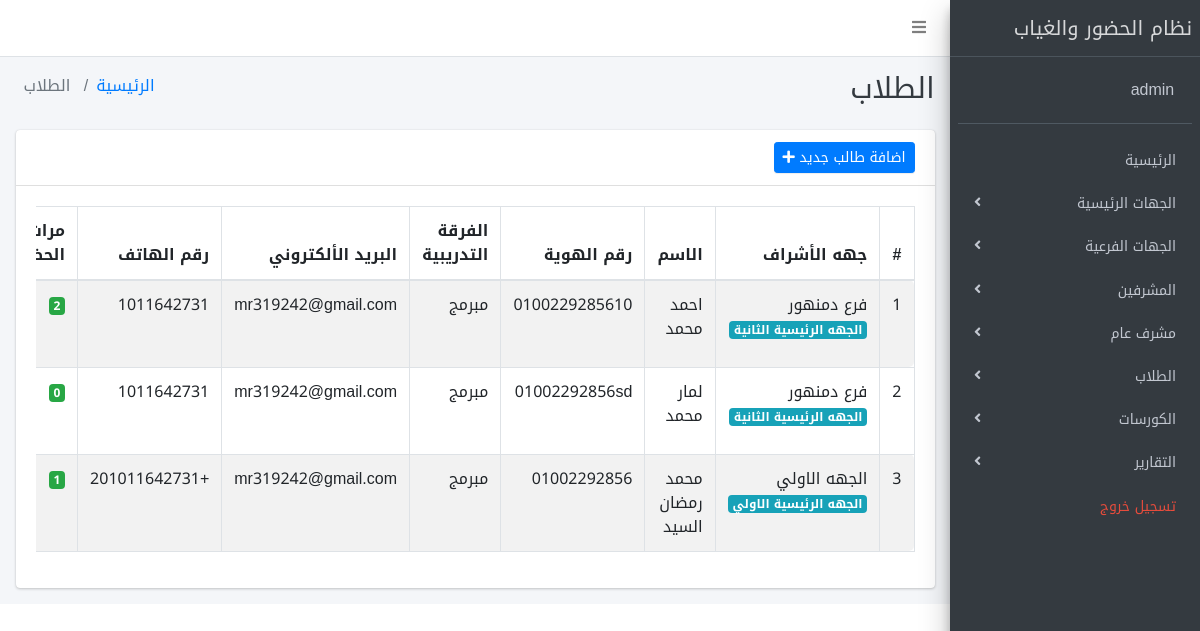
The page /main.php?dir=students&page=report (signed in) on the database its author committed.
### tables this page shows
CREATE TABLE `students` (
  `id` int NOT NULL,
  `university_branch` int DEFAULT NULL,
  `name` varchar(200) NOT NULL,
  `kind` varchar(100) NOT NULL,
  `id_number` varchar(100) NOT NULL,
  `employe_name` varchar(200) NOT NULL,
  `email` varchar(100) NOT NULL,
  `phone` varchar(100) NOT NULL
);

CREATE TABLE `university_branches` (
  `id` int NOT NULL,
  `main_university` int NOT NULL,
  `name` varchar(255) NOT NULL,
  `email` varchar(200) DEFAULT NULL,
  `location` varchar(255) DEFAULT NULL
);

CREATE TABLE `main_university` (
  `id` int NOT NULL,
  `name` varchar(255) NOT NULL,
  `email` varchar(200) DEFAULT NULL,
  `location` varchar(255) DEFAULT NULL
);

### students/report.php (the view, shortened to what this page needs)
<section class="content-header">
    <div class="container-fluid">
        <div class="row mb-2">
            <div class="col-sm-6">
                <h1 class="m-0 text-dark"> الطلاب </h1>
            </div>
            <div class="col-sm-6">
                <ol class="breadcrumb float-sm-left">
                    <li class="breadcrumb-item"><a href="main.php?dir=dashboard&page=dashboard">الرئيسية</a></li>
                    <li class="breadcrumb-item active"> الطلاب </li>
                </ol>
            </div>
        </div>
    </div>
</section>
<section class="content">
    <div class="container-fluid">
        <div class="row">
            <div class="col-12">
                <div class="card">
                    <div class="card-header">
                        <?php
                        if (isset($_SESSION['admin_username'])) {
                        ?>
                            <a href="main.php?dir=students&page=add" type="button" class="btn btn-primary waves-effect btn-sm"> اضافة طالب جديد <i class="fa fa-plus"></i> </a>
                        <?php
                        }
                        ?>
                    </div>
                    <div class="card-body">
                        <div class="table-responsive">
                            <table id="my_table" class="table table-striped table-bordered">
                                <thead>
                                    <tr>
                                        <th> # </th>
                                        <th> جهه الأشراف </th>
                                        <th> الاسم </th>
                                        <th> رقم الهوية </th>
                                        <th> الفرقة التدريبية </th>
                                        <th> البريد الألكتروني </th>
                                        <th> رقم الهاتف </th>
                                        <th> مرات الحضور </th>
                                    </tr>
                                </thead>
                                <tbody>
                                    <?php
                                    $stmt = $connect->prepare("SELECT * FROM students ORDER BY id DESC");
                                    $stmt->execute();
                                    $allcat = $stmt->fetchAll();
                                    $i = 0;
                                    foreach ($allcat as $cat) {
                                        $i++;
                                    ?>
                                        <tr>
                                            <td> <?php echo $i; ?> </td>
                                            <td> <?php
                                                    $stmt = $connect->prepare("SELECT * FROM university_branches WHERE id = ?");
                                                    $stmt->execute(array($cat['university_branch']));
                                                    $uni_branch_data = $stmt->fetch();
                                                    echo  $uni_branch_data['name'];
                                                    $stmt = $connect->prepare("SELECT * FROM main_university WHERE id = ?");
                                                    $stmt->execute(array($uni_branch_data['main_university']));
                                                    $uni_main_data = $stmt->fetch();
                                                    ?> <span class="badge badge-info"> <?php echo  $uni_main_data['name']; ?> </span>
                                            </td>
                                            <td> <?php echo  $cat['name']; ?> </td>
                                            <td> <?php echo  $cat['id_number']; ?> </td>
                                            <td> <?php echo  $cat['employe_name']; ?> </td>
                                            <td> <?php echo  $cat['email']; ?> </td>
                                            <td> <?php echo  $cat['phone']; ?> </td>
                                            <td>
                                                <?php
                                                $stmt = $connect->prepare("SELECT * FROM attendance WHERE student_id = ?");
                                                $stmt->execute(array($cat['id']));
                                                $count_num = count($stmt->fetchAll());
                                                ?>
                                                <span class="badge badge-success"> <?php echo $count_num; ?> </span>
                                            </td>
                                        </tr>
                                    <?php
                                    }
                                    ?>
                            </table>
                        </div>
                    </div>
                </div>
            </div>
        </div>
    </div>
</section>

### rows shown on the page
students: university_branch.name "فرع دمنهور", main_university.name "الجهه الرئيسية الثانية", name "احمد محمد", id_number "0100229285610", employe_name "مبرمج", email "mr319242@gmail.com", phone "1011642731", count_num "2"
students: university_branch.name "فرع دمنهور", main_university.name "الجهه الرئيسية الثانية", name "لمار محمد", id_number "01002292856sd", employe_name "مبرمج", email "mr319242@gmail.com", phone "1011642731", count_num "0"
students: university_branch.name "الجهه الاولي", main_university.name "الجهه الرئيسية الاولي", name "محمد رمضان السيد", id_number "01002292856", employe_name "مبرمج", email "mr319242@gmail.com", phone "+201011642731", count_num "1"

### other values the page prints
$_SESSION['admin_username'] "admin"
